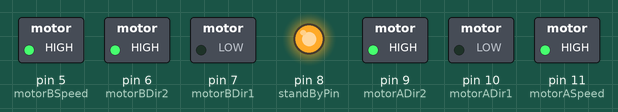
Recording of a sketch running on a simulated Arduino Uno, built with avr-gcc and run on an emulated ATmega328P. Shown: switched loads named in the sketch (green lamp = pin HIGH), output pins drawn as LEDs (lit = HIGH).

Above: at 0.1 s.
Timing chart, 0 to 1.6 s (numbered marks = the images above):
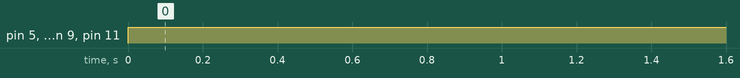

Measured:
- by itself, pin 5 (motorBSpeed), pin 6 (motorBDir2), pin 8 (standByPin), pin 9 (motorADir2), pin 11 (motorASpeed): LOW → HIGH at 0.00 s

The sketch:

00_motor_driver_test.ino
```cpp
/*
 * Example code for controlling two DC motors using a TB6612FNG motor Driver
 */

const int motorADir1 = 10; //AIN1
const int motorADir2 = 9; //AIN2

const int motorBDir1 = 7; //BIN1
const int motorBDir2 = 6; //BIN2

const int standByPin = 8; //STBY

const int motorASpeed = 11; //PWMA
const int motorBSpeed = 5; //PWMB

void setup() {
  pinMode(motorADir1, OUTPUT);
  pinMode(motorADir2, OUTPUT);
  pinMode(motorBDir1, OUTPUT);
  pinMode(motorBDir2, OUTPUT);
  pinMode(standByPin, OUTPUT);
  pinMode(motorASpeed, OUTPUT);
  pinMode(motorASpeed, OUTPUT);
}

void loop() {
  digitalWrite(standByPin,HIGH);

  analogWrite(motorASpeed,255);
  digitalWrite(motorADir1,LOW);
  digitalWrite(motorADir2,HIGH);

  analogWrite(motorBSpeed,255);
  digitalWrite(motorBDir1,LOW);
  digitalWrite(motorBDir2,HIGH);
}
```
